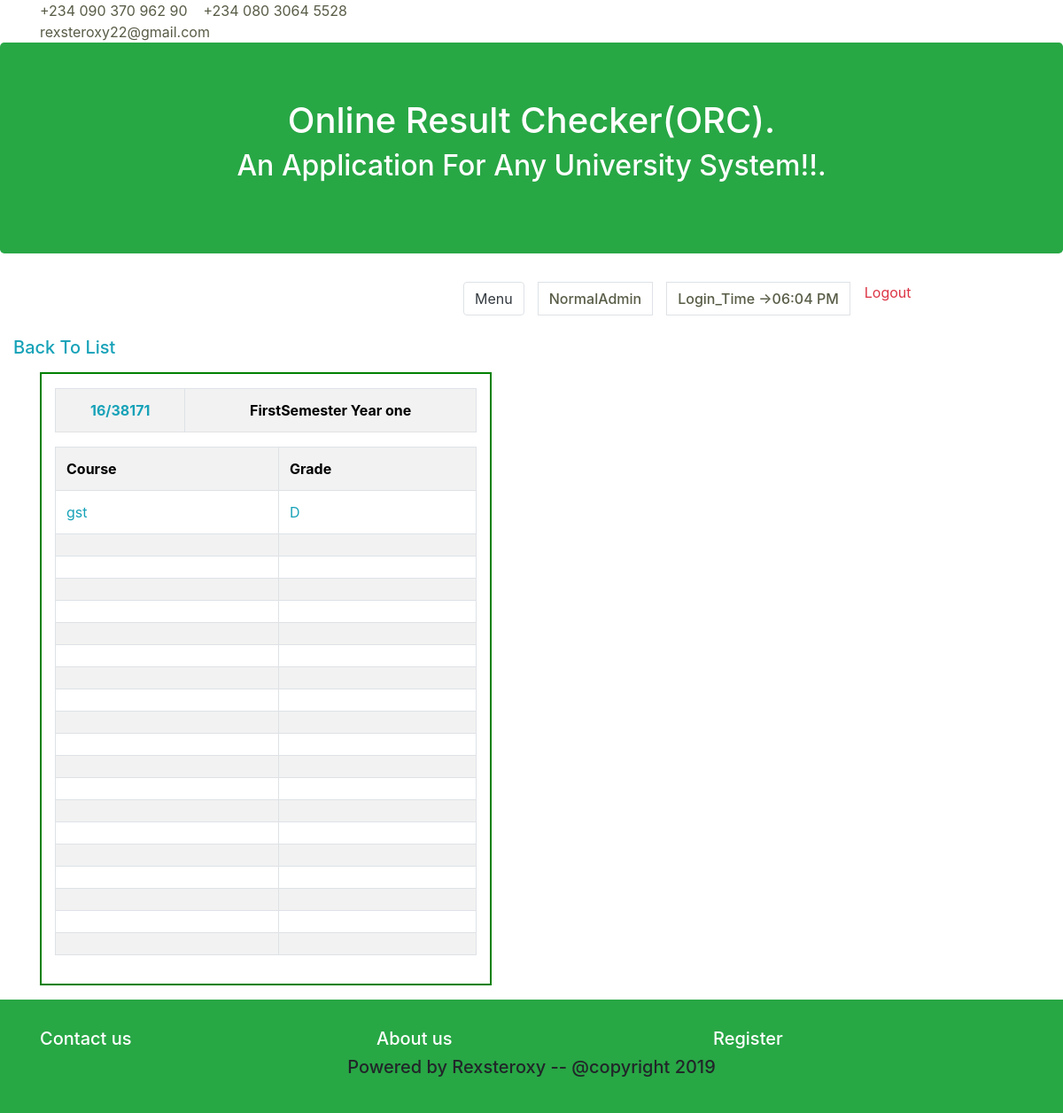
/admin/result/f1/view_result.php?id=2 (signed in), run on the app's committed database.
### tables this page shows
CREATE TABLE `firstsemester` (
  `id` int(225) NOT NULL,
  `matnumber` varchar(225) NOT NULL,
  `course1` varchar(225) NOT NULL,
  `score1` varchar(225) NOT NULL,
  `unit1` varchar(225) NOT NULL,
  `grade1` varchar(225) NOT NULL,
  `course2` varchar(225) NOT NULL,
  `score2` varchar(225) NOT NULL,
  `unit2` varchar(225) NOT NULL,
  `grade2` varchar(225) NOT NULL,
  `course3` varchar(225) NOT NULL,
  `score3` varchar(225) NOT NULL,
  `unit3` varchar(225) NOT NULL,
  `grade3` varchar(225) NOT NULL,
  `course4` varchar(225) NOT NULL,
  `score4` varchar(225) NOT NULL,
  `unit4` varchar(225) NOT NULL,
  `grade4` varchar(225) NOT NULL,
  `course5` varchar(225) NOT NULL,
  `score5` varchar(225) NOT NULL,
  `unit5` varchar(225) NOT NULL,
  `grade5` varchar(225) NOT NULL,
  `course6` varchar(225) NOT NULL,
  `score6` varchar(225) NOT NULL,
  `unit6` varchar(225) NOT NULL,
  `grade6` varchar(225) NOT NULL,
  `course7` varchar(225) NOT NULL,
  `score7` varchar(225) NOT NULL,
  `unit7` varchar(225) NOT NULL,
  `grade7` varchar(225) NOT NULL,
  `course8` varchar(225) NOT NULL,
  `score8` varchar(225) NOT NULL,
  `unit8` varchar(225) NOT NULL,
  `grade8` varchar(225) NOT NULL,
  `course9` varchar(225) NOT NULL,
  `score9` varchar(225) NOT NULL,
  `unit9` varchar(225) NOT NULL,
  `grade9` varchar(225) NOT NULL,
  `course10` varchar(225) NOT NULL,
  `score10` varchar(225) NOT NULL,
  `unit10` varchar(225) NOT NULL,
  `grade10` varchar(225) NOT NULL,
  `course11` varchar(225) NOT NULL,
  `score11` varchar(225) NOT NULL,
  `unit11` varchar(225) NOT NULL,
  `grade11` varchar(225) NOT NULL,
  `course12` varchar(225) NOT NULL,
  `score12` varchar(225) NOT NULL,
  `unit12` varchar(225) NOT NULL,
  `grade12` varchar(225) NOT NULL,
  `course13` varchar(225) NOT NULL,
  `score13` varchar(225) NOT NULL,
  `unit13` varchar(225) NOT NULL,
  `grade13` varchar(225) NOT NULL,
  `course14` varchar(225) NOT NULL,
  `score14` varchar(225) NOT NULL,
  `unit14` varchar(225) NOT NULL,
  `grade14` varchar(225) NOT NULL,
  `course15` varchar(225) NOT NULL,
  `score15` varchar(225) NOT NULL,
  `unit15` varchar(225) NOT NULL,
  `grade15` varchar(225) NOT NULL,
  `course16` varchar(225) NOT NULL,
  `score16` varchar(225) NOT NULL,
  `unit16` varchar(225) NOT NULL,
  `grade16` varchar(225) NOT NULL,
  `course17` varchar(225) NOT NULL,
  `score17` varchar(225) NOT NULL,
  `unit17` varchar(225) NOT NULL,
  `grade17` varchar(225) NOT NULL,
  `course18` varchar(225) NOT NULL,
  `score18` varchar(225) NOT NULL,
  `unit18` varchar(225) NOT NULL,
  `grade18` varchar(225) NOT NULL,
  `course19` varchar(225) NOT NULL,
  `score19` varchar(225) NOT NULL,
  `unit19` varchar(225) NOT NULL,
  `grade19` varchar(225) NOT NULL,
  `course20` varchar(225) NOT NULL,
  `score20` varchar(225) NOT NULL,
  `unit20` varchar(225) NOT NULL,
  `grade20` varchar(225) NOT NULL
);

### private/functions.php (called while the page is built, shortened)
<?php
function url_for($script_path) {
    if($script_path[0] != '/') {
      $script_path = "/" . $script_path;
        }
    return WWW_ROOT . $script_path;
    }
?>

### private/database.php (called while the page is built, shortened)
<?php
 function db_escape($connection, $string) {
    return mysqli_real_escape_string($connection, $string);
  }
?>

### private/admin_query.php (called while the page is built, shortened)
<?php
function find_one_student_in_firstsemester($id){
  global $db;
  $sql = "SELECT * FROM firstsemester ";
  $sql .= "WHERE id='". db_escape($db,$id)."'";
  $result = mysqli_query($db, $sql);
  $admin=mysqli_fetch_assoc($result);
    return $admin;
}
?>

### public/admin/result/f1/view_result.php (the view, shortened to what this page needs)
<?php
include(SHARED_PATH . "/admin_header.php");
$id = $_GET['id'] ?? 'welcome';
$student_result = find_one_student_in_firstsemester($id);
?>
<div class="container-fluid">
    <div class="row ">
        <div class="col-md-6 col-lg-6 col-sm-6">
        <h5><a class="text-info" href="<?php echo url_for('/admin/result/f1/index.php')?>">Back To List</a></h5>
<div id="attributes">
	<table class="table table-striped table-bordered table-hover table-condensed">
        <tr class="text-center">
            <th class="text-info"><?php echo $student_result['matnumber']?></th>
            <th>FirstSemester Year one</th>
        </tr>
    </table>
    <table class="table table-striped table-bordered table-hover table-condensed">
        <tr>
            <th>Course</th>
            <th>Grade</th>
        </tr>
        <tr class="text-info"><td><?php echo $student_result['course1']?></td> <td><?php echo $student_result['grade1']?></td></tr>
		<tr class="text-info"><td><?php echo $student_result['course2']?></td> <td><?php echo $student_result['grade2']?></td></tr>
        <tr class="text-info"><td><?php echo $student_result['course3']?></td> <td><?php echo $student_result['grade3']?></td></tr>
        <tr class="text-info"><td><?php echo $student_result['course4']?></td> <td><?php echo $student_result['grade4']?></td></tr>
        <tr class="text-info"><td><?php echo $student_result['course5']?></td> <td><?php echo $student_result['grade5']?></td></tr>
        <tr class="text-info"><td><?php echo $student_result['course6']?></td> <td><?php echo $student_result['grade6']?></td></tr>
        <tr class="text-info"><td><?php echo $student_result['course7']?></td> <td><?php echo $student_result['grade7']?></td></tr>
        <tr class="text-info"><td><?php echo $student_result['course8']?></td> <td><?php echo $student_result['grade8']?></td></tr>
        <tr class="text-info"><td><?php echo $student_result['course9']?></td> <td><?php echo $student_result['grade9']?></td></tr>
        <tr class="text-info"><td><?php echo $student_result['course10']?></td> <td><?php echo $student_result['grade10']?></td></tr>
        <tr class="text-info"><td><?php echo $student_result['course11']?></td> <td><?php echo $student_result['grade11']?></td></tr>
        <tr class="text-info"><td><?php echo $student_result['course12']?></td> <td><?php echo $student_result['grade12']?></td></tr>
        <tr class="text-info"><td><?php echo $student_result['course13']?></td> <td><?php echo $student_result['grade13']?></td></tr>
        <tr class="text-info"><td><?php echo $student_result['course14']?></td> <td><?php echo $student_result['grade14']?></td></tr>
        <tr class="text-info"><td><?php echo $student_result['course15']?></td> <td><?php echo $student_result['grade15']?></td></tr>
        <tr class="text-info"><td><?php echo $student_result['course16']?></td> <td><?php echo $student_result['grade16']?></td></tr>
        <tr class="text-info"><td><?php echo $student_result['course17']?></td> <td><?php echo $student_result['grade17']?></td></tr>
        <tr class="text-info"><td><?php echo $student_result['course18']?></td> <td><?php echo $student_result['grade18']?></td></tr>
        <tr class="text-info"><td><?php echo $student_result['course19']?></td> <td><?php echo $student_result['grade19']?></td></tr>
        <tr class="text-info"><td><?php echo $student_result['course20']?></td> <td><?php echo $student_result['grade20']?></td></tr>
    </table>
</div>
</div>
</div>
</div>
<?php include(SHARED_PATH . "/admin_footer.php");?>

### public/css/mine.css (style rules this page uses)
#attributes { color:black; background: white; border: 2px solid green; padding: 1em 15px; margin: 1em 30px; width: auto px; }

### data on the page
firstsemester: matnumber "16/38171", course1 "gst", grade1 "D"

### other printed values
$_SESSION['level'] "NormalAdmin"
date('h:i A' ,$time) "06:04 PM"
